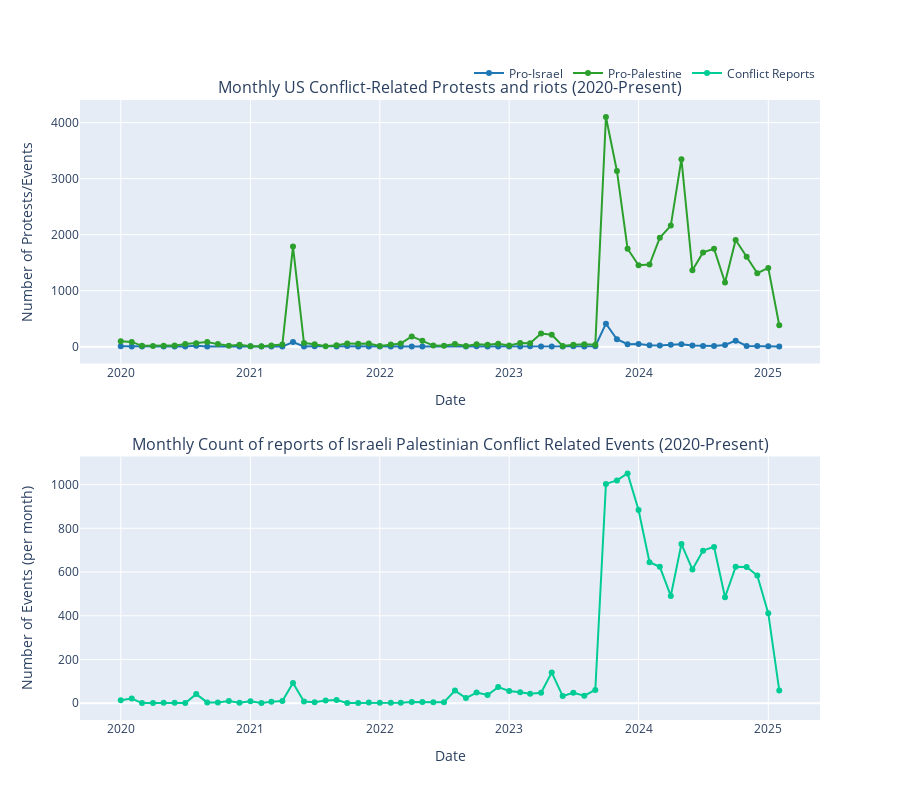

Here is the notebook cell this chart was saved with:
### Code cell
from plotly.subplots import make_subplots
import plotly.graph_objects as go

df = annotated_protests_and_riots
monthly_battle_counts = df_reports.groupby('year_month').size().reset_index(name='count')
monthly_battle_counts['date'] = pd.to_datetime(monthly_battle_counts['year_month'] + '-01')


# filter data from 2020 onwards
df['date'] = pd.to_datetime(df['event_date'])
df = df[df['date'] >= pd.to_datetime("2020-01-01")]

# Extract year and month for grouping
df['year_month'] = df['date'].dt.strftime('%Y-%m')

# Count protests by type and month
monthly_counts = pd.DataFrame()

# Count pro-Israel protests
pro_israel_counts = df[df['pro_israel'] == 1].groupby('year_month').size().reset_index()
pro_israel_counts.columns = ['year_month', 'count']
pro_israel_counts['category'] = 'Pro-Israel'

# Count pro-Palestine protests
pro_palestine_counts = df[df['pro_palestine'] == 1].groupby('year_month').size().reset_index()
pro_palestine_counts.columns = ['year_month', 'count']
pro_palestine_counts['category'] = 'Pro-Palestine'


# Combine all counts
monthly_counts = pd.concat([pro_israel_counts, pro_palestine_counts])

# Convert year_month back to datetime for proper sorting
monthly_counts['date'] = pd.to_datetime(monthly_counts['year_month'] + '-01')
monthly_counts = monthly_counts.sort_values('date')


fig = make_subplots(rows=2, cols=1, 
                   subplot_titles=('Monthly US Conflict-Related Protests and riots (2020-Present)', 
                                  'Monthly Count of reports of Israeli Palestinian Conflict Related Events (2020-Present)'),
                   vertical_spacing=0.15)  # Add spacing between the plots

# Add the protest lines to the first subplot (top)
for category in monthly_counts['category'].unique():
    data = monthly_counts[monthly_counts['category'] == category]
    
    color = {
        'Pro-Israel': '#1F77B4',     # Blue
        'Pro-Palestine': '#2CA02C',  # Green
        'Antisemitic': '#D62728'     # Red
    }.get(category, '#FF7F0E')  # Default color if category not in map
    
    fig.add_trace(
        go.Scatter(
            x=data['date'], 
            y=data['count'], 
            name=category,
            mode='lines+markers',
            line=dict(color=color)
        ),
        row=1, col=1
    )

# Add the battle count line to the second subplot (bottom)
fig.add_trace(
    go.Scatter(
        x=monthly_battle_counts['date'], 
        y=monthly_battle_counts['count'],
        mode='lines+markers',
        name='Conflict Reports'
    ),
    row=2, col=1
)

# Update layout
fig.update_layout(
    height=800,  # Increase height to accommodate both plots
    width=900,
    legend=dict(orientation="h", yanchor="bottom", y=1.02, xanchor="right", x=1),
)

# Update x and y axis labels
fig.update_xaxes(title_text="Date", row=1, col=1)
fig.update_xaxes(title_text="Date", row=2, col=1)
fig.update_yaxes(title_text="Number of Protests/Events", row=1, col=1)
fig.update_yaxes(title_text="Number of Events (per month)", row=2, col=1)


fig.show()
